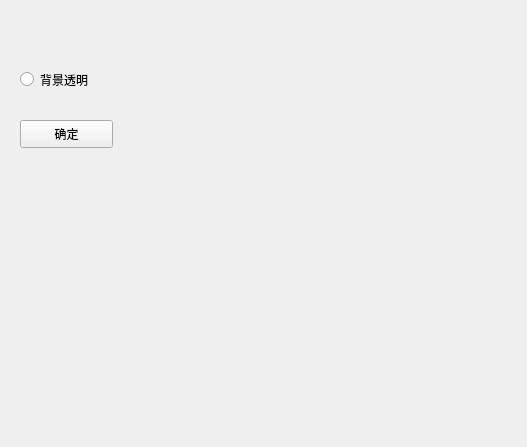
<?xml version="1.0" encoding="UTF-8"?>
<ui version="4.0">
 <class>DivideTool</class>
 <widget class="QWidget" name="DivideTool">
  <property name="geometry">
   <rect>
    <x>0</x>
    <y>0</y>
    <width>527</width>
    <height>447</height>
   </rect>
  </property>
  <property name="windowTitle">
   <string>Form</string>
  </property>
  <widget class="QLabel" name="showLabel">
   <property name="geometry">
    <rect>
     <x>240</x>
     <y>40</y>
     <width>261</width>
     <height>361</height>
    </rect>
   </property>
   <property name="text">
    <string/>
   </property>
  </widget>
  <widget class="QRadioButton" name="radioButton">
   <property name="geometry">
    <rect>
     <x>20</x>
     <y>70</y>
     <width>115</width>
     <height>19</height>
    </rect>
   </property>
   <property name="text">
    <string>背景透明</string>
   </property>
  </widget>
  <widget class="QPushButton" name="confirmBtn">
   <property name="geometry">
    <rect>
     <x>20</x>
     <y>120</y>
     <width>93</width>
     <height>28</height>
    </rect>
   </property>
   <property name="text">
    <string>确定</string>
   </property>
  </widget>
 </widget>
 <resources/>
 <connections/>
</ui>
